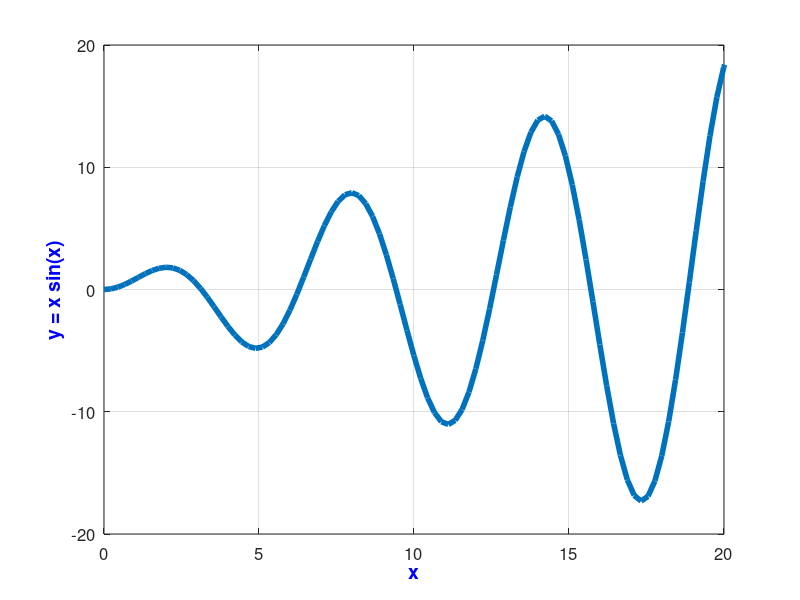

The MATLAB script that drew this image:
x = linspace(0, 7*pi, 100); % generate 100 value x array
y = x .* sin(x);            % evaluate x for f(x) to generate y array
hplot1 = plot(x,y)          % assign line data to hplot1 handle variable
hf = gcf                    % get and assign current figure handle to hf
ha = gca                    % get and assign current axes handle to ha
set(hf, 'Visible', 'off')   % make figure hf disappear from view
set(hf, 'Visible', 'on')    % make figure hf reappear
set(ha,'XGrid','on')        % turns xgrid on for axes ha
set(ha,'YGrid','on')        % turns ygrid on for axes ha
set(hplot1,'LineWidth',4)   % set Linewidth to 4 for hplot1
set(ha,'FontSize',12)       % set the font size to 12 for axes ha
set(ha,'XLim',[0 20])       % set x-axis limits to be 0 to 20 for axes ha
set(ha,'YLim',[-20 20])     % set y-axis limits to be -20 to 20 for axes ha
set(0,'Units','Normalized') % normalizes to [0 0 1 1], which allows you to write
% programs that will work for different monitors
set(hf,'Units','Normalized')% normalizes units for figure so it is compatible
set(hf,'Position',[0 0.5 0.5 0.5])%scale and position the figure window boundary
% in the top left corner
hxlab = xlabel('x');        % labels x axis and assigns text handle to hxlab
hylab = ylabel('y');        % labels y axis and assigns text handle to hylab
set(hylab,'String','y = x sin(x)')% assigns 'y = x sin(x)' string in hylab text object
set([hxlab,hylab],'Color',[0 0 1])% changes color properties of [hxlab,hylab] to blue
set([hxlab,hylab],'FontSize',14)% changes fontsize of [hxlab,hylab] to 14 point
set([hxlab,hylab],'FontWeight','bold')% changes fontweight of [hxlab,hylab] to bold
% Now animate and capture...
hold on; % hold current settings
for k = 1:32
    y = x .* sin(x - k * pi/8); % phase shift wave depending on k
    set(hplot1, 'YData', y); % change y data to new values
    M(k) = getframe; % capture each figure as movie frame
end
hold off;
movie(M,4,4) % To play movie M, 4 times, at 24 frames per second